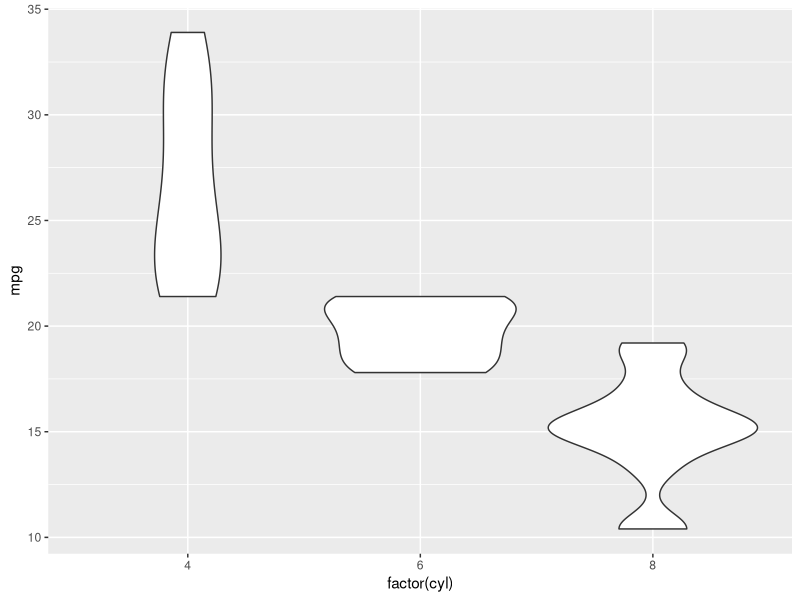

Source code (R):
# SETUP: library(ggplot2)
# NL: using mtcars with cyl as a factor, make a violin plot of mpg for each cylinder count
library(ggplot2)
ggplot(mtcars, aes(x = factor(cyl), y = mpg)) + geom_violin()
